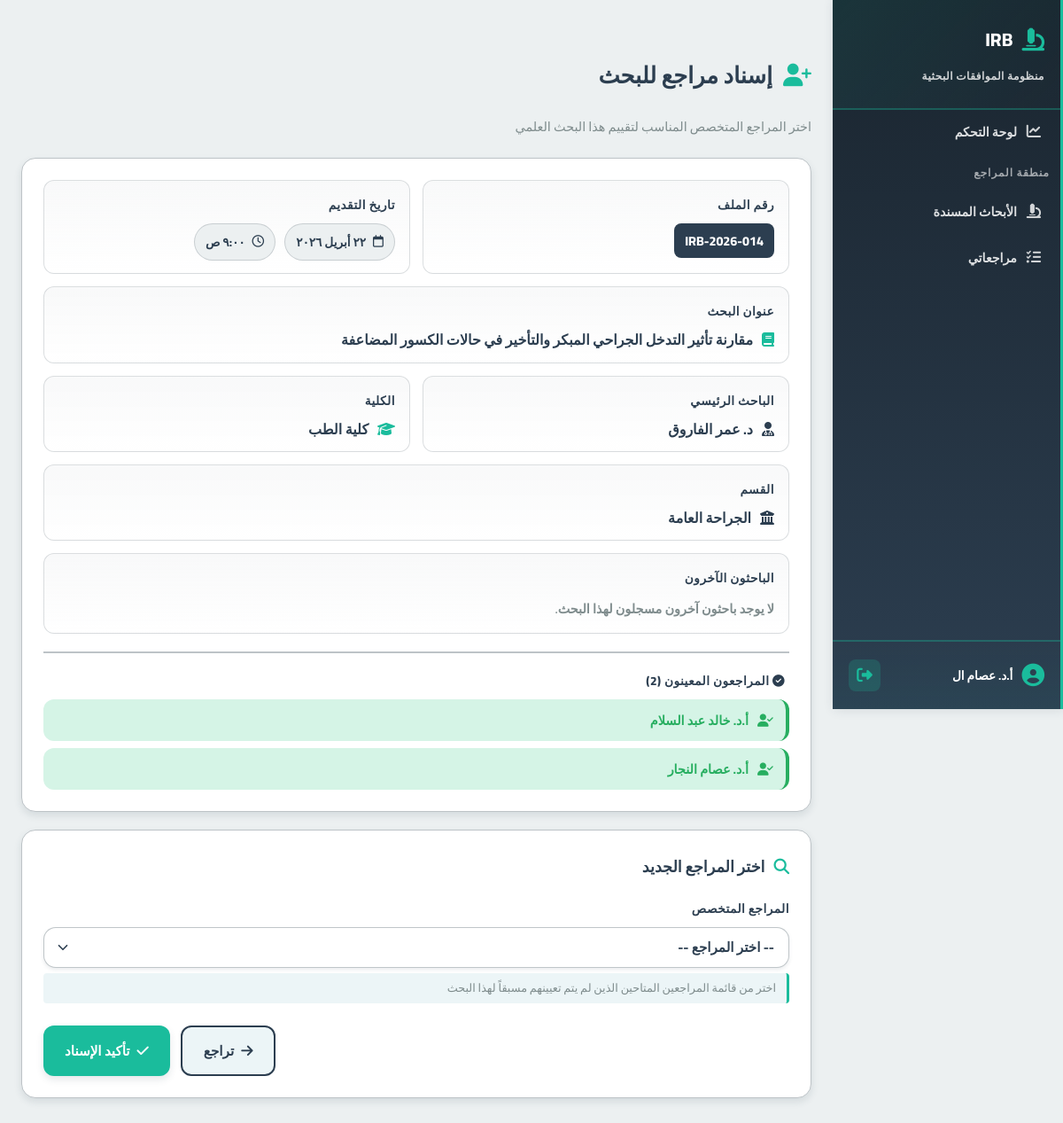
/features/reviewer/assign_form.php?application_id=14 (signed in), run on the app's committed database.
### tables this page shows
CREATE TABLE applications (
    id INT AUTO_INCREMENT PRIMARY KEY,
    student_id INT,
    serial_number VARCHAR(50) UNIQUE,
    title TEXT,
    principal_investigator VARCHAR(255),
    co_investigators JSON,
    current_stage ENUM(
        'pending_admin', 'awaiting_initial_payment', 'awaiting_sample_calc',
        'awaiting_sample_payment', 'under_review','approved_by_reviewer','approved', 'rejected'
    ) DEFAULT 'pending_admin',
    is_blinded BOOLEAN DEFAULT TRUE,
    created_at TIMESTAMP DEFAULT CURRENT_TIMESTAMP,
    updated_at TIMESTAMP DEFAULT CURRENT_TIMESTAMP ON UPDATE CURRENT_TIMESTAMP,
    FOREIGN KEY (student_id) REFERENCES users(id) ON DELETE CASCADE,
    INDEX(student_id),
    INDEX(current_stage)
);

CREATE TABLE users (
    id INT AUTO_INCREMENT PRIMARY KEY,
    role ENUM('student','admin','sample_officer','reviewer','manager') NOT NULL,
    full_name VARCHAR(255),
    email VARCHAR(255) UNIQUE,
    password_hash VARCHAR(255),
    national_id VARCHAR(20),
    phone_number VARCHAR(20),
    faculty VARCHAR(150),
    department VARCHAR(150),
    id_front_url VARCHAR(255),
    id_back_url VARCHAR(255),
    is_active BOOLEAN DEFAULT FALSE,
    created_at TIMESTAMP DEFAULT CURRENT_TIMESTAMP
);

CREATE TABLE reviews (
    id INT AUTO_INCREMENT PRIMARY KEY,
    application_id INT,
    reviewer_id INT,
    assigned_by INT,
    decision ENUM('pending','approved','needs_modification','rejected') DEFAULT 'pending',
    reviewed_at TIMESTAMP NULL,
    FOREIGN KEY (application_id) REFERENCES applications(id) ON DELETE CASCADE,
    FOREIGN KEY (reviewer_id) REFERENCES users(id),
    FOREIGN KEY (assigned_by) REFERENCES users(id)
);

### classes/Database.php (called while the page is built, shortened)
<?php
class Database
{
    public function __construct()
    {
        $env = require __DIR__ . '/../includes/env.php';
        $this->host = $env['DB_HOST'];
        $this->user = $env['DB_USER'];
        $this->pass = $env['DB_PASS'];
        $this->db = $env['DB_NAME'];
        $this->port = $env['DB_PORT'];
        $this->conn = new mysqli($this->host, $this->user, $this->pass, $this->db, $this->port);
    }
}
?>

### classes/Reviews.php (called while the page is built, shortened)
<?php
require_once __DIR__ . '/Database.php';
class Reviews {
    private $db;
    public function __construct() {
        $database = new Database();
        $this->db = $database->conn;
    }
    public function getApplicationDetails($application_id) {
        $sql = "SELECT a.id, a.serial_number, a.title, a.principal_investigator, a.co_investigators, a.created_at, u.faculty, u.department FROM applications a JOIN users u ON a.student_id = u.id WHERE a.id = ?";
        $stmt = $this->db->prepare($sql);
        $stmt->bind_param("i", $application_id);
        $stmt->execute();
        $result = $stmt->get_result();
        if ($result && $result->num_rows > 0) {
            return $result->fetch_assoc();
        }
        return null;
    }
    public function getAssignedReviewers($application_id) {
        $sql = "SELECT r.reviewer_id as id, u.full_name, r.decision FROM reviews r JOIN users u ON r.reviewer_id = u.id WHERE r.application_id = ?";
        $stmt = $this->db->prepare($sql);
        $stmt->bind_param("i", $application_id);
        $stmt->execute();
        $result = $stmt->get_result();
        $reviewers = [];
        while ($row = $result->fetch_assoc()) {
            $reviewers[] = $row;
        }
        return $reviewers;
    }
}
?>

### includes/irb_helpers.php (called while the page is built, shortened)
<?php
if (!function_exists('irb_convert_to_arabic_digits')) {
    function irb_convert_to_arabic_digits($value)
    {
        return strtr((string) $value, [
            '0' => '٠',
            '1' => '١',
            '2' => '٢',
            '3' => '٣',
            '4' => '٤',
            '5' => '٥',
            '6' => '٦',
            '7' => '٧',
            '8' => '٨',
            '9' => '٩',
        ]);
    }
}
if (!function_exists('irb_format_arabic_date')) {
    function irb_format_arabic_date($dateValue)
    {
        try {
            $date = new DateTime($dateValue);
            $arabicMonths = [
                1 => 'يناير',
                2 => 'فبراير',
                3 => 'مارس',
                4 => 'أبريل',
                5 => 'مايو',
                6 => 'يونيو',
                7 => 'يوليو',
                8 => 'أغسطس',
                9 => 'سبتمبر',
                10 => 'أكتوبر',
                11 => 'نوفمبر',
                12 => 'ديسمبر',
            ];
            $day = irb_convert_to_arabic_digits($date->format('j'));
            $month = $arabicMonths[(int) $date->format('n')];
            $year = irb_convert_to_arabic_digits($date->format('Y'));
            return $day . ' ' . $month . ' ' . $year;
        } catch (Exception $exception) {
            return (string) $dateValue;
        }
    }
}
if (!function_exists('irb_format_arabic_time')) {
    function irb_format_arabic_time($dateValue)
    {
        try {
            $date = new DateTime($dateValue);
            $time = irb_convert_to_arabic_digits($date->format('g:i'));
            $period = $date->format('A') === 'AM' ? 'ص' : 'م';
            return $time . ' ' . $period;
        } catch (Exception $exception) {
            return '';
        }
    }
}

### features/reviewer/assign_form.php (the view, shortened to what this page needs)
<?php
require_once __DIR__ . '/../../classes/Reviews.php';
require_once __DIR__ . '/../../includes/irb_helpers.php';
$reviewsObj = new Reviews();
$application_id = intval($_GET['application_id']);
$app = $reviewsObj->getApplicationDetails($application_id);
$coInvestigators = [];
if (!empty($app['co_investigators'])) {
    $decodedInvestigators = json_decode($app['co_investigators'], true);
    if (is_array($decodedInvestigators)) {
        $coInvestigators = $decodedInvestigators;
    }
}
$assigned = $reviewsObj->getAssignedReviewers($application_id);
?>
<!DOCTYPE html>
<html lang="ar" dir="rtl">
<head>
    <link rel="stylesheet" href="https://cdnjs.cloudflare.com/ajax/libs/font-awesome/6.4.0/css/all.min.css">
    <link rel="stylesheet" href="/irb-digital-system/includes/style.css">
    <link rel="stylesheet" href="/irb-digital-system/assets/css/global.css">
    <link rel="stylesheet" href="/irb-digital-system/assets/css/irb-select.css">
</head>
<body>
    <?php
    include __DIR__ . '/../../includes/sidebar.php';
    ?>
    <div class="content">
        <h2 class="page-title">
            <i class="fa-solid fa-user-plus"></i>
            إسناد مراجع للبحث
        </h2>
        <p class="page-subtitle">
            اختر المراجع المتخصص المناسب لتقييم هذا البحث العلمي
        </p>
        <div class="data-card">
            <div class="summary-grid">
                <div class="info-group">
                    <span class="info-label">رقم الملف</span>
                    <span class="badge-serial"><?= htmlspecialchars($app['serial_number']) ?></span>
                </div>
                <div class="info-group">
                    <span class="info-label">تاريخ التقديم</span>
                    <div class="meta-row">
                        <span class="meta-chip">
                            <i class="fa-regular fa-calendar"></i>
                            <?= htmlspecialchars(irb_format_arabic_date($app['created_at'])) ?>
                        </span>
                        <span class="meta-chip">
                            <i class="fa-regular fa-clock"></i>
                            <?= htmlspecialchars(irb_format_arabic_time($app['created_at'])) ?>
                        </span>
                    </div>
                </div>
                <div class="info-group wide-group">
                    <span class="info-label">عنوان البحث</span>
                    <div class="info-value">
                        <i class="fa-solid fa-book" style="color: var(--accent-base);"></i>
                        <?= htmlspecialchars($app['title']) ?>
                    </div>
                </div>
                <div class="info-group">
                    <span class="info-label">الباحث الرئيسي</span>
                    <div class="info-value">
                        <i class="fa-solid fa-user-doctor" style="color: var(--primary-base);"></i>
                        <?= htmlspecialchars($app['principal_investigator']) ?>
                    </div>
                </div>
                <div class="info-group">
                    <span class="info-label">الكلية</span>
                    <div class="info-value">
                        <i class="fa-solid fa-graduation-cap" style="color: var(--accent-base);"></i>
                        <?= !empty($app['faculty']) ? htmlspecialchars($app['faculty']) : 'غير متوفر' ?>
                    </div>
                </div>
                <div class="info-group wide-group">
                    <span class="info-label">القسم</span>
                    <div class="info-value">
                        <i class="fa-solid fa-building-columns" style="color: var(--primary-base);"></i>
                        <?= !empty($app['department']) ? htmlspecialchars($app['department']) : 'غير متوفر' ?>
                    </div>
                </div>
                <div class="info-group wide-group">
                    <span class="info-label">الباحثون الآخرون</span>
                    <?php if (!empty($coInvestigators)): ?>
                        <ul class="details-list">
                            <?php foreach ($coInvestigators as $coInvestigator): ?>
                                <li>
                                    <i class="fa-solid fa-user"></i>
                                    <?= htmlspecialchars($coInvestigator) ?>
                                </li>
                            <?php endforeach; ?>
                        </ul>
                    <?php else: ?>
                        <div class="details-empty">لا يوجد باحثون آخرون مسجلون لهذا البحث.</div>
                    <?php endif; ?>
                </div>
            </div>
            <?php if(!empty($assigned)): ?>
                <div class="assigned-section">
                    <span class="info-label">
                        <i class="fa-solid fa-check-circle" style="margin-right: 5px;"></i>
                        المراجعون المعينون (<?= count($assigned) ?>)
                    </span>
                    <ul class="assigned-list">
                        <?php foreach($assigned as $rev): ?>
                            <li>
                                <i class="fa-solid fa-user-check"></i>
                                <?= htmlspecialchars($rev['full_name']) ?>
                            </li>
                        <?php endforeach; ?>
                    </ul>
                </div>
            <?php endif; ?>
        </div>
        <div class="data-card">
            <h3 style="color: var(--primary-base); margin-top: 0; margin-bottom: 18px; font-size: 1.1rem; font-weight: 800; display: flex; align-items: center; gap: 10px;">
                <i class="fa-solid fa-magnifying-glass" style="color: var(--accent-base);"></i>
                اختر المراجع الجديد
            </h3>
            <form action="submit_assignment.php" method="POST">
                <div class="form-group">
                    <label class="form-label" for="reviewer_id">
                        المراجع المتخصص
                    </label>
                    <select name="reviewer_id" id="reviewer_id" required class="form-select irb-select">
                        <option value="">-- اختر المراجع --</option>
                    </select>
                    <div class="form-hint">
                        اختر من قائمة المراجعين المتاحين الذين لم يتم تعيينهم مسبقاً لهذا البحث
                    </div>
                </div>
                <div class="button-group">
                    <a href="assign_reviewers.php" class="btn-back">
                        <i class="fa-solid fa-arrow-right"></i>
                        تراجع
                    </a>
                    <button type="submit" name="assign_reviewer" class="btn-submit">
                        <i class="fa-solid fa-check"></i>
                        تأكيد الإسناد
                    </button>
                </div>
            </form>
        </div>
    </div>
</body>
</html>

### includes/style.css (style rules this page uses)
:root { --primary: var(--primary-base); --surface: var(--bg-surface); --background: var(--bg-page); --text-dark: var(--text-main); --text-light: var(--text-muted); --border: var(--border-light); }
* { box-sizing: border-box; }
body { margin: 0; font-family: 'Cairo', sans-serif; background-color: var(--background); color: var(--text-dark); }

### assets/css/global.css (style rules this page uses)
:root { --primary-light: #ecf5f7; --primary-base: #2c3e50; --primary-dark: #1a252f; --accent-light: #d5f4f1; --accent-base: #1abc9c; --accent-dark: #16a085; --success-light: #d5f4e6; --success-base: #27ae60; --warning-light: #fdebd0; --warning-base: #f39c12; --alert-light: #fadbd8; --alert-base: #e74c3c; --bg-page: #ecf0f1; --bg-surface: #ffffff; --text-main: #2c3e50; --text-muted: #7f8c8d; --border-light: #bdc3c7; --border-dark: #95a5a6; --status-approved-bg: #d5f4e6; --status-approved-text: #27ae60; --status-pending-bg: #fdebd0; --status-pending-text: #d68910; --status-rejected-bg: #fadbd8; --status-rejected-text: #c0392b; --radius-sm: 8px; --radius-md: 12px; --radius-lg: 16px; --shadow-sm: 0 2px 4px rgba(44, 62, 80, 0.1); --shadow-md: 0 4px 8px rgba(44, 62, 80, 0.12); --shadow-lg: 0 8px 16px rgba(44, 62, 80, 0.15); --transition-smooth: 0.3s ease; --shadow-lg: 0 10px 15px -3px rgba(15, 23, 42, 0.08), 0 4px 6px -4px rgba(15, 23, 42, 0.04); --shadow-glow: 0 0 15px rgba(6, 182, 212, 0.3); }

### assets/css/irb-select.css (style rules this page uses)
.irb-select { width: 100%; appearance: none; -webkit-appearance: none; -moz-appearance: none; border: 1.5px solid rgba(189, 195, 199, 0.95); border-radius: 14px; background-color: #ffffff; background-repeat: no-repeat; background-position: left 12px center; color: var(--text-main); font-family: inherit; font-size: 0.95rem; font-weight: 700; line-height: 1.3; padding: 12px 16px 12px 42px; box-shadow: var(--shadow-sm); transition: all var(--transition-smooth); cursor: pointer; }
.irb-select option { color: var(--text-main); background: #ffffff; font-weight: 600; }
.irb-select option:checked, .irb-select option[selected] { background: var(--accent-light); color: var(--primary-base); }

### data on the page
applications: serial_number "IRB-2026-014", created_at "٢٢ أبريل ٢٠٢٦", created_at "٩:٠٠ ص", title "مقارنة تأثير التدخل الجراحي المبكر والتأخير في حالات الكسور المضاعفة", principal_investigator "د. عمر الفاروق", student.faculty "كلية الطب", student.department "الجراحة العامة"
reviews: reviewer.full_name "أ.د. خالد عبد السلام"
reviews: reviewer.full_name "أ.د. عصام النجار"

### other printed values
substr($_SESSION['full_name'], 0, 20) "أ.د. عصام ال"
count($assigned) "2"
